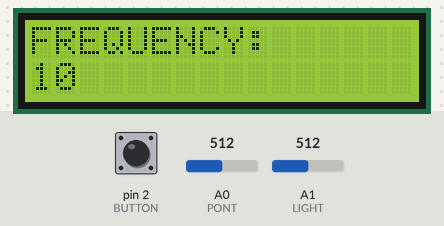
Recording of a sketch running on a simulated Arduino Uno, built with avr-gcc and run on an emulated ATmega328P. Parts: 16×2 character LCD. The inputs (shaded band) are chosen by the test bench; at power-on: A0 (PONT) = 512, pin 2 (BUTTON) LOW, A1 (LIGHT) = 512. What the sketch prints to the serial monitor is not drawn.

Above: at 1.2 s.
1.3 s: A0 (PONT) set to 716
At 2.0 s:
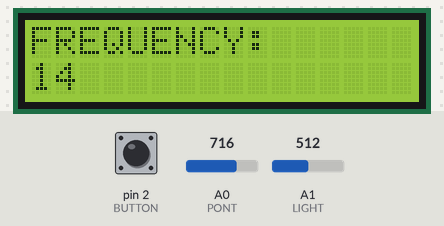
2.8 s: A0 (PONT) set to 900
At 4.0 s:
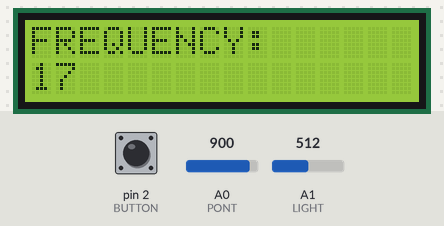
4.3 s: A0 (PONT) set to 1023
At 5.0 s:
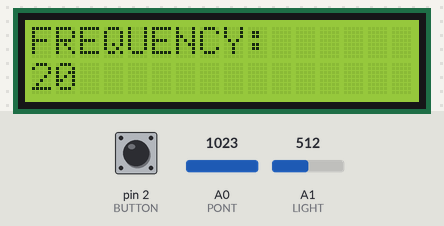
5.8 s: A0 (PONT) set to 306
At 7.1 s:
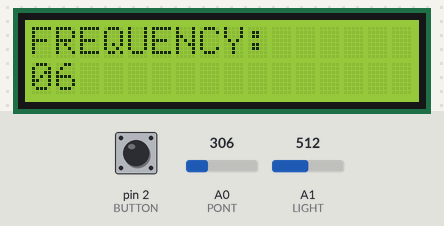
Timing chart, 0 to 8.3 s (numbered marks = the images above; inputs shaded):
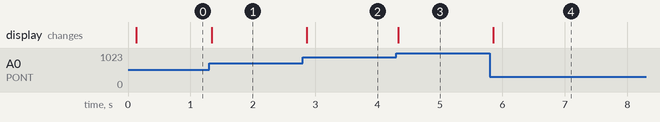

The sketch:

IOT_Arduino.ino
```cpp
#include <toneAC.h>
#include "pitches.h"
#include <LiquidCrystal_I2C.h>

LiquidCrystal_I2C lcd(0x27, 16, 2);

#define PONT A0
#define BUTTON 2
#define LIGHT A1

#define MAX_FREQ 19

#define VREF 5.0f
#define STEPS 1024
#define R1 3.3f
#define TARGET_LUX 12.0f

#define DELAY 50

#define BUZZ_DURATION 250

// Serial notes that buzzer can play
int buzzerNotes[MAX_FREQ + 2] = { NOTE_B0, NOTE_D1, NOTE_F1, NOTE_GS1, NOTE_B1, NOTE_D2, NOTE_F2, NOTE_GS2, NOTE_B2, NOTE_D3, NOTE_F3, NOTE_GS3, NOTE_B3, NOTE_F4, NOTE_B4, NOTE_DS5, NOTE_FS5, NOTE_B5, NOTE_CS6, NOTE_F6, NOTE_A4};

String inputString = "";

int freqValue = 0;
String prefix = "";

void setup()
{
   // Initialize serial
   Serial.begin(9600);
   Serial.setTimeout(DELAY);

   // Initialize LCD
   lcd.init();
   lcd.clear();
   lcd.backlight();

   // Print static frequency label on first line of LCD
   lcd.setCursor(0,0);
   lcd.print("FREQUENCY: ");
   lcd.setCursor(1,0);

    // Sort pin modes
   pinMode(PONT, INPUT);
   pinMode(BUTTON, INPUT);
   pinMode(LIGHT, INPUT);

   // Store memory for input string
   inputString.reserve(200);
}

void loop()
{
    // Get input from serial
    inputString = Serial.readString();

    // Handle inputs
    HandlePONT();
    HandleBUTT();
    HandleLIGHT();

    // Handle outputs
    HandleBUZZ(inputString);
    HandleLCD();
}

void HandlePONT()
{
    // Store mapped value of potentiometer
    freqValue = map(analogRead(PONT), 0, 1010, 0, MAX_FREQ);

    // Print it to serial
    Serial.print("FREQ ");
    Serial.println(freqValue);
}

void HandleBUTT()
{
  // Get current state of button
   byte value = digitalRead(BUTTON);

   // Print to serial
   Serial.print("BUTT ");
   Serial.println(value);
}

void HandleLIGHT()
{
   // Get photoresistor value
   int value = analogRead(LIGHT);

   // Coverted to lux
   float vin = (float)value * (VREF / STEPS);
   float lux = getLuxFromLDR(vin);

   // Print to serial whether the lux value
   // is above the target threshold or not
   Serial.print("LIGH ");
   if (lux >= TARGET_LUX)
      Serial.println(1);
   else
      Serial.println(0);
}

void HandleBUZZ(String input)
{
  // Check if given input is to buzz
  if (input.length() < 6)
  {
    // Serial.println("Code too short!\n");
    return;
  }

  if (input.substring(0, 4) != "BUZZ")
  {
    // Serial.println("Wrong code!\n");
    return;
  }

  // Buzz buzzer to given tone
  toneAC(buzzerNotes[input.substring(5).toInt()], 10, BUZZ_DURATION);
  // Serial.println("Buzzed!");
}

void HandleLCD()
{
  // Set cursor to down line
  lcd.setCursor(0,1);
  // Offset freq value by one
  int offsetedFreqValue = freqValue + 1;

  // Add prefix '0' if number is lower than 10
  if (offsetedFreqValue < 10 && prefix != "0")
    prefix = "0";
  else if (offsetedFreqValue >= 10 && prefix == "0")
    prefix = "";

  // Print current frequency to lcd
  lcd.print(prefix + offsetedFreqValue);
  lcd.print("              ");
}

float getLuxFromLDR(float vin){

  float _lux = ((2500/vin)-500)/R1; return(_lux);
}
```

pitches.h
```cpp
#define NOTE_B0  31
#define NOTE_C1  33
#define NOTE_CS1 35
#define NOTE_D1  37
#define NOTE_DS1 39
#define NOTE_E1  41
#define NOTE_F1  44
#define NOTE_FS1 46
#define NOTE_G1  49
#define NOTE_GS1 52
#define NOTE_A1  55
#define NOTE_AS1 58
#define NOTE_B1  62
#define NOTE_C2  65
#define NOTE_CS2 69
#define NOTE_D2  73
#define NOTE_DS2 78
#define NOTE_E2  82
#define NOTE_F2  87
#define NOTE_FS2 93
#define NOTE_G2  98
#define NOTE_GS2 104
#define NOTE_A2  110
#define NOTE_AS2 117
#define NOTE_B2  123
#define NOTE_C3  131
#define NOTE_CS3 139
#define NOTE_D3  147
#define NOTE_DS3 156
#define NOTE_E3  165
#define NOTE_F3  175
#define NOTE_FS3 185
#define NOTE_G3  196
#define NOTE_GS3 208
#define NOTE_A3  220
#define NOTE_AS3 233
#define NOTE_B3  247
#define NOTE_C4  262
#define NOTE_CS4 277
#define NOTE_D4  294
#define NOTE_DS4 311
#define NOTE_E4  330
#define NOTE_F4  349
#define NOTE_FS4 370
#define NOTE_G4  392
#define NOTE_GS4 415
#define NOTE_A4  440
#define NOTE_AS4 466
#define NOTE_B4  494
#define NOTE_C5  523
#define NOTE_CS5 554
#define NOTE_D5  587
#define NOTE_DS5 622
#define NOTE_E5  659
#define NOTE_F5  698
#define NOTE_FS5 740
#define NOTE_G5  784
#define NOTE_GS5 831
#define NOTE_A5  880
#define NOTE_AS5 932
#define NOTE_B5  988
#define NOTE_C6  1047
#define NOTE_CS6 1109
#define NOTE_D6  1175
#define NOTE_DS6 1245
#define NOTE_E6  1319
#define NOTE_F6  1397
#define NOTE_FS6 1480
#define NOTE_G6  1568
#define NOTE_GS6 1661
#define NOTE_A6  1760
#define NOTE_AS6 1865
#define NOTE_B6  1976
#define NOTE_C7  2093
#define NOTE_CS7 2217
#define NOTE_D7  2349
#define NOTE_DS7 2489
#define NOTE_E7  2637
#define NOTE_F7  2794
#define NOTE_FS7 2960
#define NOTE_G7  3136
#define NOTE_GS7 3322
#define NOTE_A7  3520
#define NOTE_AS7 3729
#define NOTE_B7  3951
#define NOTE_C8  4186
#define NOTE_CS8 4435
#define NOTE_D8  4699
#define NOTE_DS8 4978
```

Measured:
- after the input at 1.3 s, the display: changes at once (image 1)
- after the input at 2.8 s, the display: changes after 0.07 s (image 2)
- after the input at 4.3 s, the display: changes at once (image 3)
- after the input at 5.8 s, the display: changes after 0.05 s (image 4)
